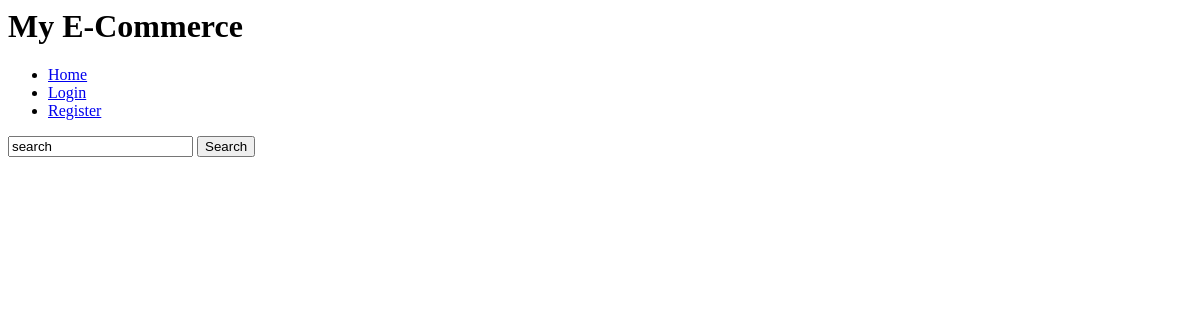
Page /144263500/search/ on the earlier database version.
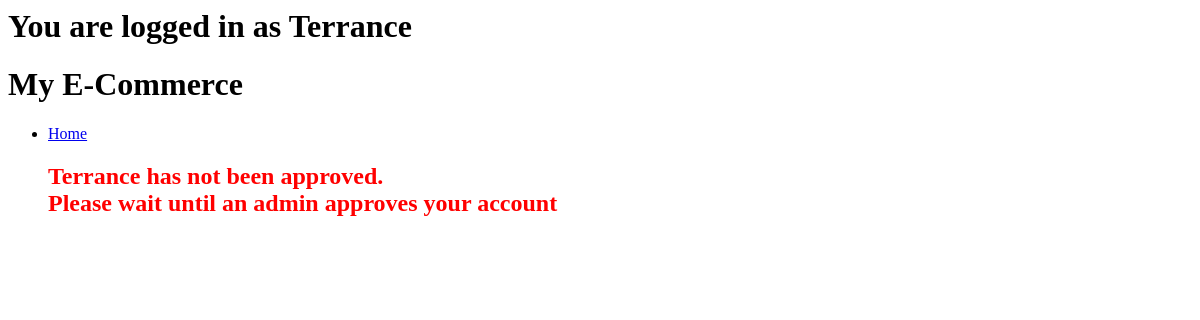
Same page on the later database version.
### main/models.py (models this page shows, shortened)
class User(models.Model):
    userID = models.BigIntegerField(primary_key=True)
    username = models.CharField(max_length=50, unique=True)
    password = models.CharField(max_length=200)
    email = models.EmailField()
    role = models.SmallIntegerField()
    balance = models.FloatField(default=0)
    approved = models.BooleanField(default=False)

### main/views.py (the view)
# urls.py: path("search/", views.search, name="search"),
def search(request, UserID = 0):
    userData = []
    try:
       userData = User.objects.get(userID=UserID)
    except User.DoesNotExist:
        pass
    searchTerm = ''
    items = []
    if(request.method == "POST"):
        if(request.POST.get("search")):
            searchTerm = request.POST.get("search")
            items = Item.objects.filter(Q(name__contains = searchTerm) | Q(category__contains = searchTerm))
            items.filter(approved=True)
    return render(request, "search.html", context={"items":items, "userData":userData})

### main/templates/search.html (shortened to what this page needs)
{% extends "base.html" %}
{% block content%}
<form method = "POST">
<input type="text" id="search-input" placeholder="Search for products..." name="search" value="search">
<button id="search-btn" type="button">Search</button>
</form>
{% endblock content %}

### main/templates/base.html (shortened to what this page needs)
<header>
    <div class="logo">
      {% if userData.username %}
      <h1>You are logged in as {{userData.username}}</h1>
      {% endif %}
      <h1>My E-Commerce</h1>
    </div>
    <nav>
        <ul>
            {%if not userData.userID%}
              <li><a href="/">Home</a></li>
              <li><a href="/login">Login</a></li>
              <li><a href="/create">Register</a></li>
            {%elif not userData.approved%}
                <li><a href="/">Home</a></li>
                <h1 style="color:red">
                    {{userData.username}} has not been approved.<br>
                     Please wait until an admin approves your account</h1>
          {%endif%}
    </nav>
  </header>
{%if not userData.userID or userData.approved%}
  {%block content%}
  {%endblock content%}
{%endif%}

Differences in the rows shown:
added User: username "Terrance"
Other differences:
form field search: "search" → (not shown)
text no longer shown: "Login Register Search"
text now shown: "You are logged in as has not been approved. Please wait until an admin approves your account"
